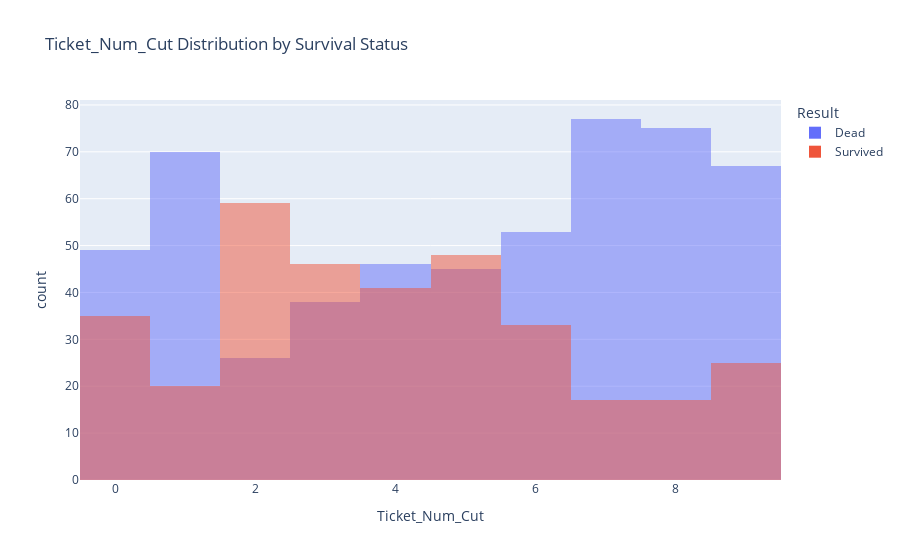

The notebook cell this image was saved under:
### Markdown cell above
#### Ticket Num Cut 시각화
- 티켓 숫자 범위 2 ~ 3 사이에서 생존률이 높음

### Code cell
import plotly.express as px

train_ticket_num = train.copy()
train_ticket_num["Result"] = train_ticket_num["Survived"].map({0: "Dead", 1: "Survived" })


fig = px.histogram(
    train_ticket_num, 
    x="Ticket_Num_Cut",
    color="Result",
    barmode="overlay",
    title="Ticket_Num_Cut Distribution by Survival Status"
)
fig.show()

### Figure 1 — Plotly figure (JSON) as saved in the notebook; plotly's stock layout.template omitted (floating-point values rounded to 4 significant figures; data arrays with more than 128 entries replaced by an {"elided": "..."} marker saying what was removed)
{"data": [{"alignmentgroup": "True", "bingroup": "x", "hovertemplate": "Result=Dead<br>Ticket_Num_Cut=%{x}<br>count=%{y}<extra></extra>", "legendgroup": "Dead", "marker": {"color": "#636efa", "opacity": 0.5, "pattern": {"shape": ""}}, "name": "Dead", "offsetgroup": "Dead", "orientation": "v", "showlegend": true, "type": "histogram", "x": {"elided": "549 int values"}, "xaxis": "x", "yaxis": "y"}, {"alignmentgroup": "True", "bingroup": "x", "hovertemplate": "Result=Survived<br>Ticket_Num_Cut=%{x}<br>count=%{y}<extra></extra>", "legendgroup": "Survived", "marker": {"color": "#EF553B", "opacity": 0.5, "pattern": {"shape": ""}}, "name": "Survived", "offsetgroup": "Survived", "orientation": "v", "showlegend": true, "type": "histogram", "x": {"elided": "342 int values"}, "xaxis": "x", "yaxis": "y"}], "layout": {"barmode": "overlay", "legend": {"title": {"text": "Result"}, "tracegroupgap": 0}, "title": {"text": "Ticket_Num_Cut Distribution by Survival Status"}, "xaxis": {"anchor": "y", "domain": [0, 1], "title": {"text": "Ticket_Num_Cut"}}, "yaxis": {"anchor": "x", "domain": [0, 1], "title": {"text": "count"}}}}
